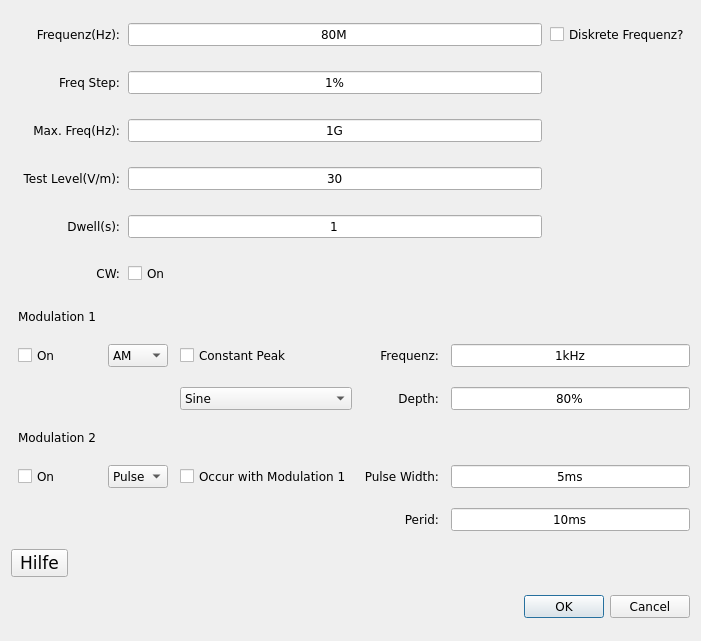
<?xml version="1.0" encoding="UTF-8"?>
<ui version="4.0">
 <class>Dialog</class>
 <widget class="QDialog" name="Dialog">
  <property name="geometry">
   <rect>
    <x>0</x>
    <y>0</y>
    <width>701</width>
    <height>641</height>
   </rect>
  </property>
  <property name="font">
   <font>
    <family>Verdana</family>
   </font>
  </property>
  <property name="windowTitle">
   <string>Variable Parameter einstellen</string>
  </property>
  <layout class="QGridLayout" name="gridLayout" rowstretch="0,0,0,0" rowminimumheight="0,0,0,0">
   <item row="3" column="0">
    <widget class="QDialogButtonBox" name="edit_var_parameters">
     <property name="orientation">
      <enum>Qt::Horizontal</enum>
     </property>
     <property name="standardButtons">
      <set>QDialogButtonBox::Cancel|QDialogButtonBox::Ok</set>
     </property>
    </widget>
   </item>
   <item row="0" column="0">
    <layout class="QGridLayout" name="gridLayout_2" rowstretch="0,0,0,0,0,0,0,0" columnstretch="0,0,0">
     <property name="leftMargin">
      <number>12</number>
     </property>
     <property name="topMargin">
      <number>0</number>
     </property>
     <property name="rightMargin">
      <number>0</number>
     </property>
     <property name="bottomMargin">
      <number>7</number>
     </property>
     <property name="horizontalSpacing">
      <number>8</number>
     </property>
     <property name="verticalSpacing">
      <number>25</number>
     </property>
     <item row="2" column="0">
      <widget class="QLabel" name="label_MaxFreq">
       <property name="font">
        <font>
         <family>Verdana</family>
        </font>
       </property>
       <property name="text">
        <string>Max. Freq(Hz):</string>
       </property>
       <property name="alignment">
        <set>Qt::AlignRight|Qt::AlignTrailing|Qt::AlignVCenter</set>
       </property>
      </widget>
     </item>
     <item row="2" column="1">
      <widget class="QLineEdit" name="lineEdit_MaxFreq">
       <property name="text">
        <string>1G</string>
       </property>
       <property name="alignment">
        <set>Qt::AlignCenter</set>
       </property>
      </widget>
     </item>
     <item row="3" column="0">
      <widget class="QLabel" name="label_testlevel">
       <property name="font">
        <font>
         <family>Verdana</family>
        </font>
       </property>
       <property name="text">
        <string>Test Level(V/m):</string>
       </property>
       <property name="alignment">
        <set>Qt::AlignRight|Qt::AlignTrailing|Qt::AlignVCenter</set>
       </property>
      </widget>
     </item>
     <item row="0" column="1">
      <widget class="QLineEdit" name="lineEdit_frequency">
       <property name="sizePolicy">
        <sizepolicy hsizetype="Expanding" vsizetype="Preferred">
         <horstretch>0</horstretch>
         <verstretch>0</verstretch>
        </sizepolicy>
       </property>
       <property name="minimumSize">
        <size>
         <width>142</width>
         <height>0</height>
        </size>
       </property>
       <property name="text">
        <string>80M</string>
       </property>
       <property name="alignment">
        <set>Qt::AlignCenter</set>
       </property>
      </widget>
     </item>
     <item row="5" column="1">
      <widget class="QLineEdit" name="lineEdit_Dwell">
       <property name="sizePolicy">
        <sizepolicy hsizetype="Expanding" vsizetype="Fixed">
         <horstretch>0</horstretch>
         <verstretch>0</verstretch>
        </sizepolicy>
       </property>
       <property name="maximumSize">
        <size>
         <width>16777215</width>
         <height>16777215</height>
        </size>
       </property>
       <property name="text">
        <string>1</string>
       </property>
       <property name="alignment">
        <set>Qt::AlignCenter</set>
       </property>
      </widget>
     </item>
     <item row="0" column="2">
      <widget class="QCheckBox" name="checkBox_discfre">
       <property name="text">
        <string>Diskrete Frequenz?</string>
       </property>
      </widget>
     </item>
     <item row="7" column="0">
      <widget class="QLabel" name="label_CW">
       <property name="text">
        <string>CW:</string>
       </property>
       <property name="alignment">
        <set>Qt::AlignRight|Qt::AlignTrailing|Qt::AlignVCenter</set>
       </property>
      </widget>
     </item>
     <item row="5" column="0">
      <widget class="QLabel" name="label_dwell">
       <property name="sizePolicy">
        <sizepolicy hsizetype="Preferred" vsizetype="Preferred">
         <horstretch>0</horstretch>
         <verstretch>0</verstretch>
        </sizepolicy>
       </property>
       <property name="maximumSize">
        <size>
         <width>16777215</width>
         <height>16777215</height>
        </size>
       </property>
       <property name="text">
        <string>Dwell(s):</string>
       </property>
       <property name="alignment">
        <set>Qt::AlignRight|Qt::AlignTrailing|Qt::AlignVCenter</set>
       </property>
      </widget>
     </item>
     <item row="3" column="1">
      <widget class="QLineEdit" name="lineEdit_testlevel">
       <property name="maximumSize">
        <size>
         <width>16777215</width>
         <height>16777215</height>
        </size>
       </property>
       <property name="text">
        <string>30</string>
       </property>
       <property name="alignment">
        <set>Qt::AlignCenter</set>
       </property>
      </widget>
     </item>
     <item row="1" column="0">
      <widget class="QLabel" name="label_step">
       <property name="maximumSize">
        <size>
         <width>16777215</width>
         <height>16777215</height>
        </size>
       </property>
       <property name="font">
        <font>
         <family>Verdana</family>
        </font>
       </property>
       <property name="text">
        <string>Freq Step:</string>
       </property>
       <property name="alignment">
        <set>Qt::AlignRight|Qt::AlignTrailing|Qt::AlignVCenter</set>
       </property>
      </widget>
     </item>
     <item row="1" column="1">
      <widget class="QLineEdit" name="lineEdit_step">
       <property name="minimumSize">
        <size>
         <width>142</width>
         <height>0</height>
        </size>
       </property>
       <property name="text">
        <string>1%</string>
       </property>
       <property name="alignment">
        <set>Qt::AlignCenter</set>
       </property>
      </widget>
     </item>
     <item row="7" column="1">
      <widget class="QCheckBox" name="checkBox_cw">
       <property name="sizePolicy">
        <sizepolicy hsizetype="Minimum" vsizetype="Fixed">
         <horstretch>0</horstretch>
         <verstretch>0</verstretch>
        </sizepolicy>
       </property>
       <property name="font">
        <font>
         <family>Verdana</family>
        </font>
       </property>
       <property name="layoutDirection">
        <enum>Qt::LeftToRight</enum>
       </property>
       <property name="text">
        <string>On</string>
       </property>
      </widget>
     </item>
     <item row="0" column="0">
      <widget class="QLabel" name="label_frequency">
       <property name="maximumSize">
        <size>
         <width>16777215</width>
         <height>16777215</height>
        </size>
       </property>
       <property name="font">
        <font>
         <family>Verdana</family>
        </font>
       </property>
       <property name="text">
        <string>Frequenz(Hz):</string>
       </property>
       <property name="alignment">
        <set>Qt::AlignRight|Qt::AlignTrailing|Qt::AlignVCenter</set>
       </property>
      </widget>
     </item>
    </layout>
   </item>
   <item row="2" column="0">
    <widget class="QToolButton" name="toolButton_hilfe">
     <property name="sizePolicy">
      <sizepolicy hsizetype="Fixed" vsizetype="Fixed">
       <horstretch>0</horstretch>
       <verstretch>0</verstretch>
      </sizepolicy>
     </property>
     <property name="font">
      <font>
       <family>Verdana</family>
       <pointsize>13</pointsize>
      </font>
     </property>
     <property name="layoutDirection">
      <enum>Qt::LeftToRight</enum>
     </property>
     <property name="text">
      <string>Hilfe</string>
     </property>
     <property name="icon">
      <iconset>
       <normaloff>../icon_materials/9.png</normaloff>
       <selectedon>../icon_materials/9.png</selectedon>../icon_materials/9.png</iconset>
     </property>
     <property name="iconSize">
      <size>
       <width>32</width>
       <height>32</height>
      </size>
     </property>
     <property name="popupMode">
      <enum>QToolButton::DelayedPopup</enum>
     </property>
     <property name="toolButtonStyle">
      <enum>Qt::ToolButtonTextBesideIcon</enum>
     </property>
     <property name="autoRaise">
      <bool>false</bool>
     </property>
     <property name="arrowType">
      <enum>Qt::NoArrow</enum>
     </property>
    </widget>
   </item>
   <item row="1" column="0">
    <layout class="QGridLayout" name="gridLayout_3" rowstretch="0,0,0,0,0,0,0,0" columnstretch="0,0,0,0,0" columnminimumwidth="0,0,0,0,0">
     <property name="leftMargin">
      <number>7</number>
     </property>
     <property name="topMargin">
      <number>0</number>
     </property>
     <property name="horizontalSpacing">
      <number>12</number>
     </property>
     <property name="verticalSpacing">
      <number>20</number>
     </property>
     <item row="2" column="4">
      <widget class="QLineEdit" name="lineEdit_m1dep">
       <property name="text">
        <string>80%</string>
       </property>
       <property name="alignment">
        <set>Qt::AlignCenter</set>
       </property>
      </widget>
     </item>
     <item row="1" column="2">
      <widget class="QCheckBox" name="checkBox_conpeak1">
       <property name="font">
        <font>
         <family>Verdana</family>
        </font>
       </property>
       <property name="text">
        <string>Constant Peak</string>
       </property>
      </widget>
     </item>
     <item row="1" column="3">
      <widget class="QLabel" name="label_m1fre">
       <property name="text">
        <string>Frequenz:</string>
       </property>
       <property name="alignment">
        <set>Qt::AlignRight|Qt::AlignTrailing|Qt::AlignVCenter</set>
       </property>
      </widget>
     </item>
     <item row="2" column="2">
      <widget class="QComboBox" name="comboBox_m1function">
       <item>
        <property name="text">
         <string>Sine</string>
        </property>
       </item>
      </widget>
     </item>
     <item row="0" column="0">
      <widget class="QLabel" name="label_modulation1">
       <property name="sizePolicy">
        <sizepolicy hsizetype="Minimum" vsizetype="Maximum">
         <horstretch>0</horstretch>
         <verstretch>0</verstretch>
        </sizepolicy>
       </property>
       <property name="font">
        <font>
         <family>Verdana</family>
        </font>
       </property>
       <property name="text">
        <string>Modulation 1</string>
       </property>
      </widget>
     </item>
     <item row="1" column="4">
      <widget class="QLineEdit" name="lineEdit_m1fre">
       <property name="sizePolicy">
        <sizepolicy hsizetype="Minimum" vsizetype="Fixed">
         <horstretch>0</horstretch>
         <verstretch>0</verstretch>
        </sizepolicy>
       </property>
       <property name="text">
        <string>1kHz</string>
       </property>
       <property name="alignment">
        <set>Qt::AlignCenter</set>
       </property>
      </widget>
     </item>
     <item row="1" column="0">
      <widget class="QCheckBox" name="checkBox_m1check">
       <property name="sizePolicy">
        <sizepolicy hsizetype="Minimum" vsizetype="Preferred">
         <horstretch>0</horstretch>
         <verstretch>0</verstretch>
        </sizepolicy>
       </property>
       <property name="font">
        <font>
         <family>Verdana</family>
        </font>
       </property>
       <property name="text">
        <string>On</string>
       </property>
      </widget>
     </item>
     <item row="2" column="3">
      <widget class="QLabel" name="label_m1dep">
       <property name="font">
        <font>
         <family>Verdana</family>
        </font>
       </property>
       <property name="text">
        <string>Depth:</string>
       </property>
       <property name="alignment">
        <set>Qt::AlignRight|Qt::AlignTrailing|Qt::AlignVCenter</set>
       </property>
      </widget>
     </item>
     <item row="1" column="1">
      <widget class="QComboBox" name="comboBox_m1type">
       <property name="enabled">
        <bool>true</bool>
       </property>
       <item>
        <property name="text">
         <string>AM</string>
        </property>
       </item>
      </widget>
     </item>
     <item row="5" column="0">
      <widget class="QCheckBox" name="checkBox_m2check">
       <property name="sizePolicy">
        <sizepolicy hsizetype="Minimum" vsizetype="Preferred">
         <horstretch>0</horstretch>
         <verstretch>0</verstretch>
        </sizepolicy>
       </property>
       <property name="text">
        <string>On</string>
       </property>
      </widget>
     </item>
     <item row="5" column="1">
      <widget class="QComboBox" name="comboBox_m2type">
       <item>
        <property name="text">
         <string>Pulse</string>
        </property>
       </item>
      </widget>
     </item>
     <item row="5" column="2">
      <widget class="QCheckBox" name="checkBox_m2occur">
       <property name="text">
        <string>Occur with Modulation 1</string>
       </property>
      </widget>
     </item>
     <item row="4" column="0">
      <widget class="QLabel" name="label_modulation2">
       <property name="sizePolicy">
        <sizepolicy hsizetype="Minimum" vsizetype="Maximum">
         <horstretch>0</horstretch>
         <verstretch>0</verstretch>
        </sizepolicy>
       </property>
       <property name="font">
        <font>
         <family>Verdana</family>
        </font>
       </property>
       <property name="text">
        <string>Modulation 2</string>
       </property>
      </widget>
     </item>
     <item row="7" column="3">
      <widget class="QLabel" name="label_m2peri">
       <property name="font">
        <font>
         <family>Verdana</family>
        </font>
       </property>
       <property name="text">
        <string>Perid:</string>
       </property>
       <property name="alignment">
        <set>Qt::AlignRight|Qt::AlignTrailing|Qt::AlignVCenter</set>
       </property>
      </widget>
     </item>
     <item row="7" column="4">
      <widget class="QLineEdit" name="lineEdit_4">
       <property name="text">
        <string>10ms</string>
       </property>
       <property name="alignment">
        <set>Qt::AlignCenter</set>
       </property>
      </widget>
     </item>
     <item row="5" column="3">
      <widget class="QLabel" name="label_m2pul">
       <property name="font">
        <font>
         <family>Verdana</family>
        </font>
       </property>
       <property name="text">
        <string>Pulse Width:</string>
       </property>
       <property name="alignment">
        <set>Qt::AlignRight|Qt::AlignTrailing|Qt::AlignVCenter</set>
       </property>
      </widget>
     </item>
     <item row="5" column="4">
      <widget class="QLineEdit" name="lineEdit_3">
       <property name="text">
        <string>5ms</string>
       </property>
       <property name="alignment">
        <set>Qt::AlignCenter</set>
       </property>
      </widget>
     </item>
    </layout>
   </item>
  </layout>
 </widget>
 <resources/>
 <connections>
  <connection>
   <sender>edit_var_parameters</sender>
   <signal>accepted()</signal>
   <receiver>Dialog</receiver>
   <slot>accept()</slot>
   <hints>
    <hint type="sourcelabel">
     <x>230</x>
     <y>636</y>
    </hint>
    <hint type="destinationlabel">
     <x>157</x>
     <y>274</y>
    </hint>
   </hints>
  </connection>
  <connection>
   <sender>edit_var_parameters</sender>
   <signal>rejected()</signal>
   <receiver>Dialog</receiver>
   <slot>reject()</slot>
   <hints>
    <hint type="sourcelabel">
     <x>298</x>
     <y>636</y>
    </hint>
    <hint type="destinationlabel">
     <x>286</x>
     <y>274</y>
    </hint>
   </hints>
  </connection>
 </connections>
</ui>
